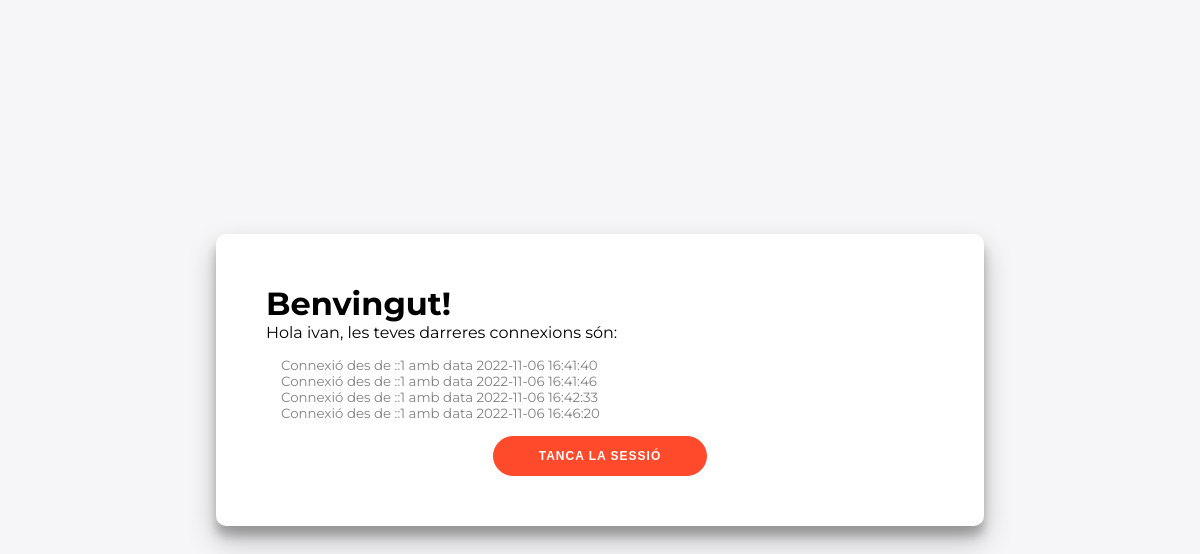
The app's page /hola.php (signed in), older data.
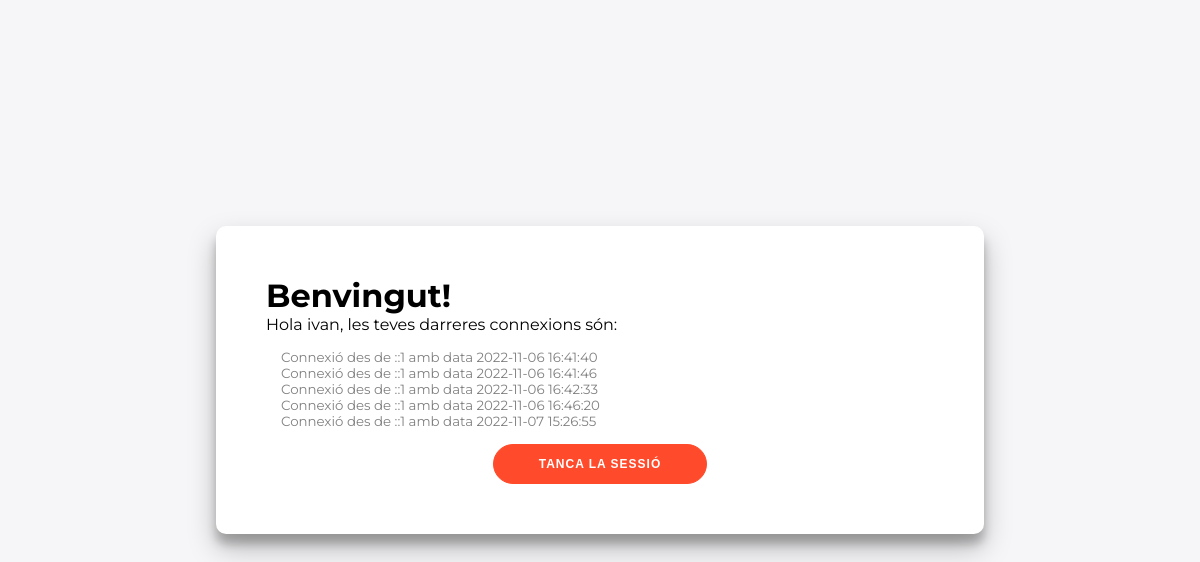
The same page, newer data.
### tables this page shows
CREATE TABLE `connections` (
  `ip` varchar(15) NOT NULL,
  `user` varchar(50) NOT NULL,
  `time` datetime NOT NULL,
  `status` varchar(30) NOT NULL
);

### utils.php (the view, shortened to what this page needs)
<?php
try {
    $hostname = "localhost";
    $dbname = "dwes-ivandelpozo-autpdo";
    $username = "dwes-user";
    $pw = "dwes-pass";
    $conn = new PDO("mysql:host=$hostname;dbname=$dbname", "$username", "$pw");
} catch (PDOException $e) {
    echo "Failed to get DB handle: " . $e->getMessage() . "\n";
    header("Location: index.php?error=database_error", true, 303);
    exit;
}
function print_conns(string $email): string
{
    $output = "";
    $data = obtenirDadesConnexions($email);
    foreach ($data as $vals) {
        if ($vals["user"] == $email && str_contains($vals["status"], "success"))
            $output .= "Connexió des de " . $vals["ip"] . " amb data " . $vals["time"] . "<br>\n";
    }
    return $output;
}
function obtenirDadesConnexions(string $user): array
{
    global $conn;
    $stmt = $conn->prepare("SELECT `ip`,`user`,`time`,`status` FROM connections WHERE user = ?");
    $stmt->execute(array($user));
    $row = $stmt->fetchAll();
    return $row;
}

### hola.php (shortened to what this page needs)
<?php
require_once 'utils.php';
?>
<!DOCTYPE html>
<html lang="ca">
<head>
    <link href="style.css" rel="stylesheet">
</head>
<body>
<div class="container noheight" id="container">
    <div class="welcome-container">
        <h1>Benvingut!</h1>
        <div>Hola <?php if(isset($_SESSION["nomUsuari"])) { echo $_SESSION["nomUsuari"]; } ?>, les teves darreres connexions són:</div>
        <div class="connections"><?php if(isset($_SESSION["nomUsuari"])) { echo(print_conns($_SESSION["emailUsuari"])); } ?>
    </div>
        <form action="process.php" method="post">
            <button>Tanca la sessió</button>
        </form>
    </div>
</div>
</body>
</html>

### style.css (style rules this page uses)
* { box-sizing: border-box; }
body { background: #f6f5f7; display: flex; justify-content: center; align-items: center; flex-direction: column; font-family: 'Montserrat', sans-serif; height: 100vh; margin: -20px 0 50px; }
h1 { font-weight: bold; margin: 0; }
button { border-radius: 20px; border: 1px solid #FF4B2B; background-color: #FF4B2B; color: #FFFFFF; font-size: 12px; font-weight: bold; padding: 12px 45px; letter-spacing: 1px; text-transform: uppercase; transition: transform 80ms ease-in; }
form { background-color: #FFFFFF; display: flex; align-items: center; justify-content: center; flex-direction: column; padding: 0 50px; height: 100%; text-align: center; }
.container { background-color: #fff; border-radius: 10px; box-shadow: 0 14px 28px rgba(0,0,0,0.25), 0 10px 10px rgba(0,0,0,0.22); position: relative; overflow: hidden; width: 768px; max-width: 100%; min-height: 480px; }
.welcome-container { padding: 50px; }
.noheight { min-height: auto; }
.connections { margin: 15px; font-size: smaller; color: grey; }

Row changes from the older to the newer data that the page shows:
added connections: ip "::1", time "2022-11-07 15:26:55"
